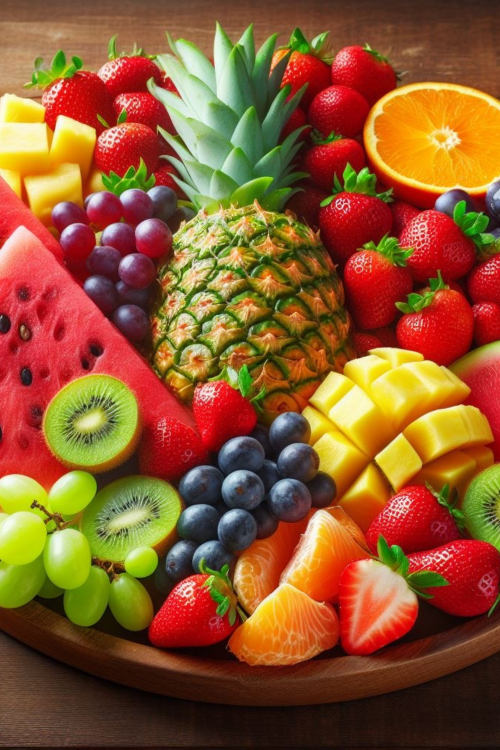
#> input picture 01_sandbox/fruits.png, 1000 x 1500 px (shown at 1/2 size)
$ python hsv_contours_detection.py
#> lines starting #> are read from the running program, lines starting #| are printed output that depends on the picture; after the words box and inside, x2 and y2 are one past the last pixel; in counts of white or black regions, pixels touching at a corner belong together
import cv2

img = cv2.imread('fruits.png')
#> img is the input picture: shape (1500, 1000, 3); mean B, G, R 45, 87.4, 141.7
img = cv2.resize(img, (img.shape[1], img.shape[0] // 2))
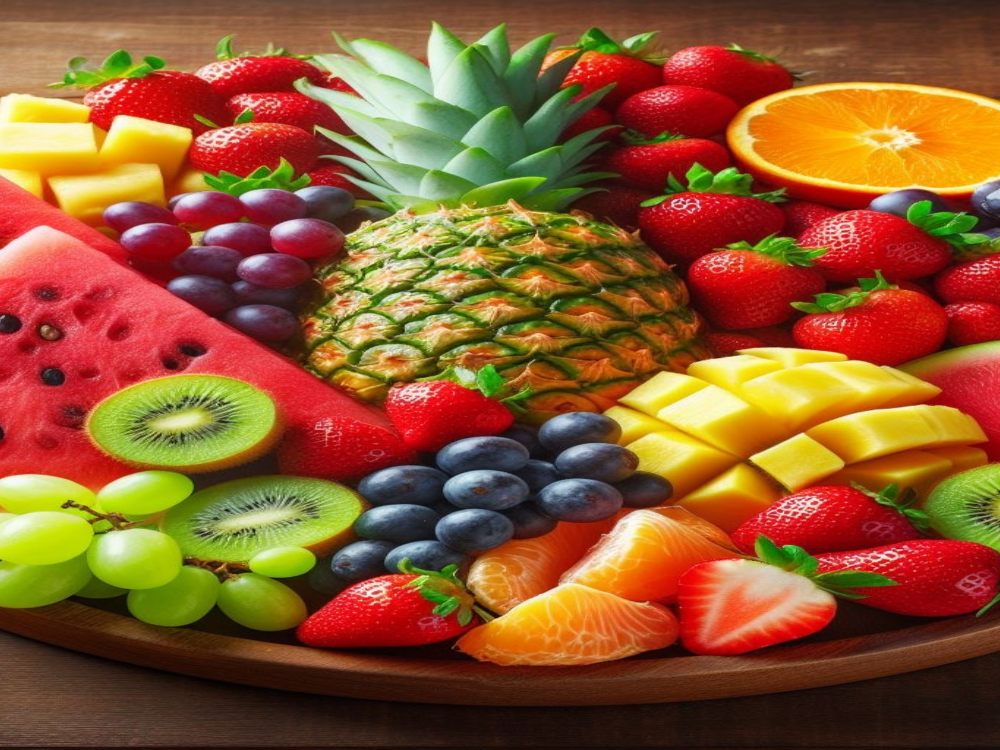
#> img: shape (750, 1000, 3); mean B, G, R 45.2, 87.6, 141.9
hsv = cv2.cvtColor(img, cv2.COLOR_BGR2HSV)
#> hsv: shape (750, 1000, 3); mean H, S, V 49, 181.8, 148.3

low = 102, 9, 0
up = 174, 255, 236

mask = cv2.inRange(hsv, low, up)
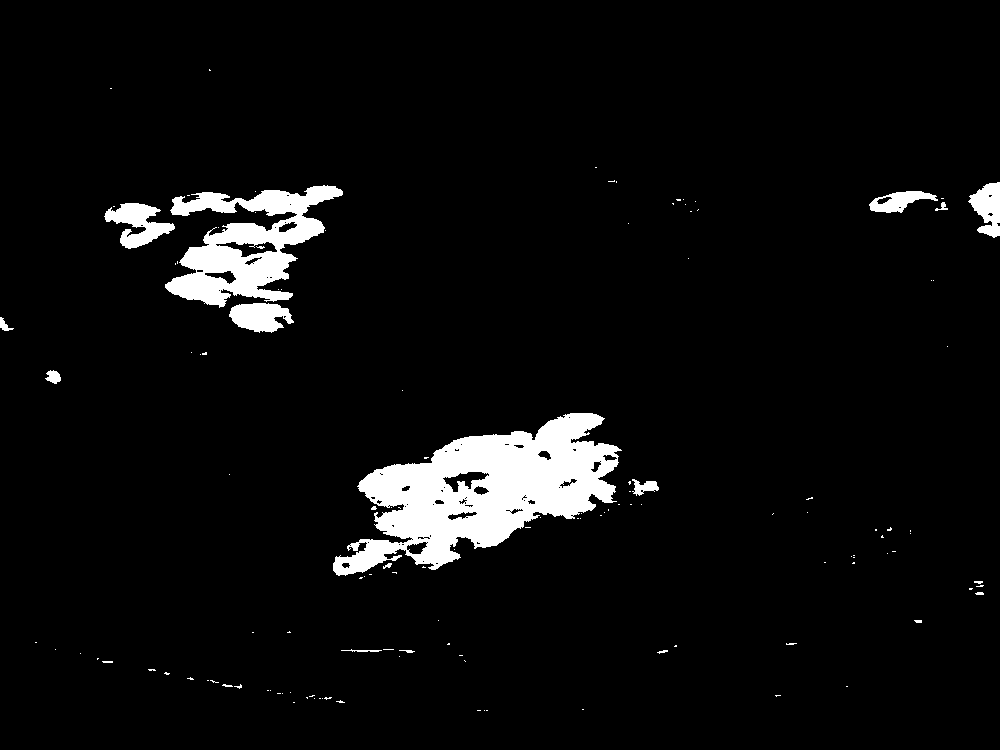
#> mask: shape (750, 1000); 5.2% white; 132 white regions (113 under 20 px)

contours, _ = cv2.findContours(mask, cv2.RETR_EXTERNAL, cv2.CHAIN_APPROX_SIMPLE)
#> contours = 131 contours, 120 with area under 20; largest, box (x1, y1, x2, y2) and area: (333, 413, 622, 576) 23251, (165, 185, 343, 308) 10200, (104, 203, 175, 249) 1478, (229, 303, 294, 333) 1273, (968, 182, 1000, 238) 1049
res_contours = [c for c in contours if cv2.contourArea(c) >= 300]
#> res_contours = 6 contours; box (x1, y1, x2, y2) and area: (333, 413, 622, 576) 23251, (165, 185, 343, 308) 10200, (104, 203, 175, 249) 1478, (229, 303, 294, 333) 1273, (968, 182, 1000, 238) 1049, (869, 191, 938, 213) 774
if res_contours:
    result = img.copy()
    for elem in res_contours:
        cv2.drawContours(result, [elem], -1, (0, 255, 0), 3)
#> this loop made 6 passes
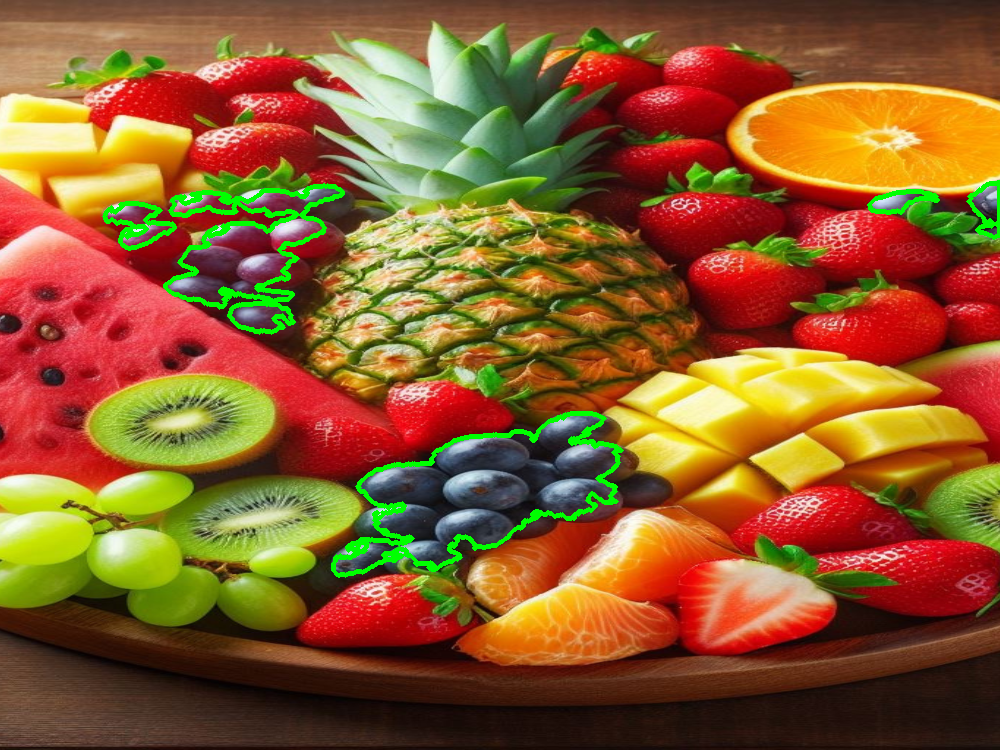
#> result: shape (750, 1000, 3); 1.89% of pixels changed, all inside (x1, y1, x2, y2) = (102, 180, 1000, 578)
cv2.imshow('result', result)
cv2.imshow('mask', mask)
cv2.waitKey(0)
cv2.destroyAllWindows()

$ run again, with 01_sandbox/Rocket in space.png copied over 01_sandbox/fruits.png
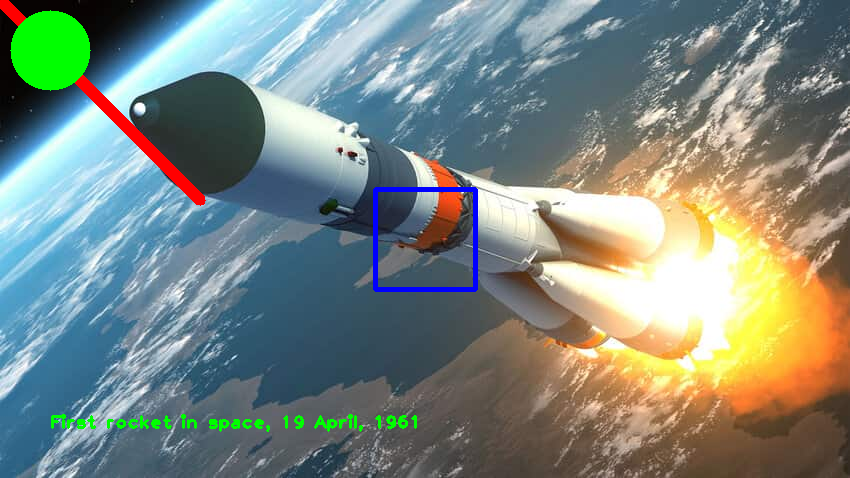
#> input picture 01_sandbox/Rocket in space.png, 850 x 478 px
#> img is the input picture: shape (478, 850, 3); mean B, G, R 128.8, 135.6, 123.6
#> img: shape (239, 850, 3)
#> hsv: shape (239, 850, 3); mean H, S, V 68.4, 90.6, 157.6
#> `mask = cv2.inRange(hsv, low, up)`:
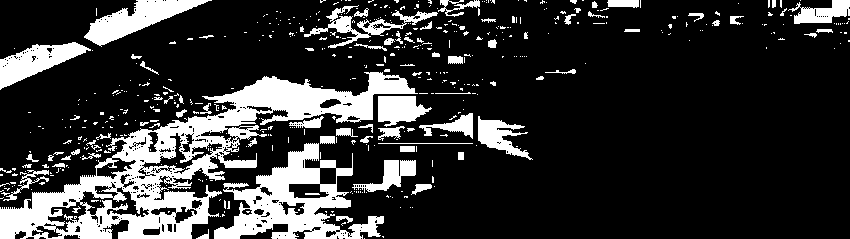
#> mask: shape (239, 850); 19.9% white; 500 white regions (416 under 20 px)
#> contours = 481 contours, 434 with area under 20; largest, box (x1, y1, x2, y2) and area: (0, 72, 418, 239) 21393, (214, 143, 384, 239) 7304, (84, 0, 212, 47) 2223, (0, 42, 91, 90) 1873, (304, 5, 438, 48) 1074
#> res_contours = 10 contours; largest, box (x1, y1, x2, y2) and area: (0, 72, 418, 239) 21393, (214, 143, 384, 239) 7304, (84, 0, 212, 47) 2223, (0, 42, 91, 90) 1873, (304, 5, 438, 48) 1074
#> the loop `for elem in res_contours:` made 10 passes
#> after the loop `for elem in res_contours:`:
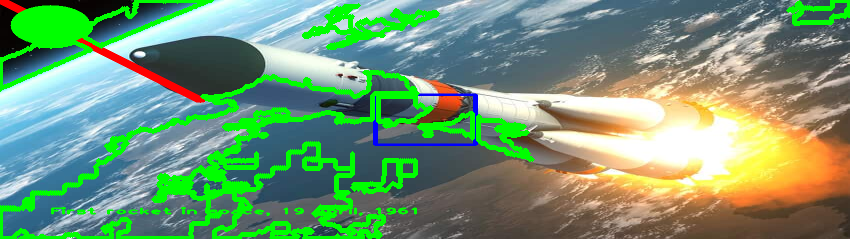
#> result: shape (239, 850, 3); mean B, G, R 115.4, 151, 115.1
